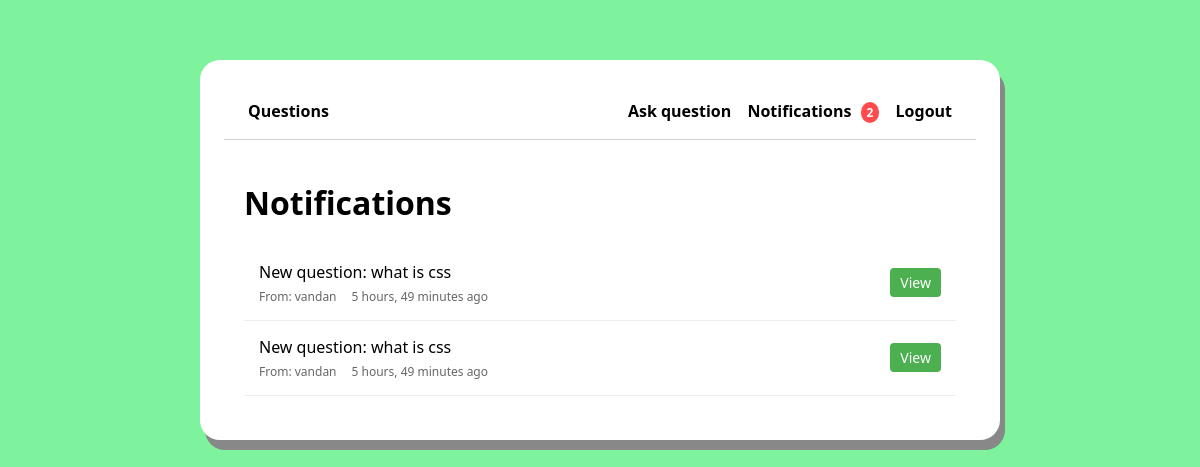
/notifications (signed in), run on an earlier commit of the app's database.
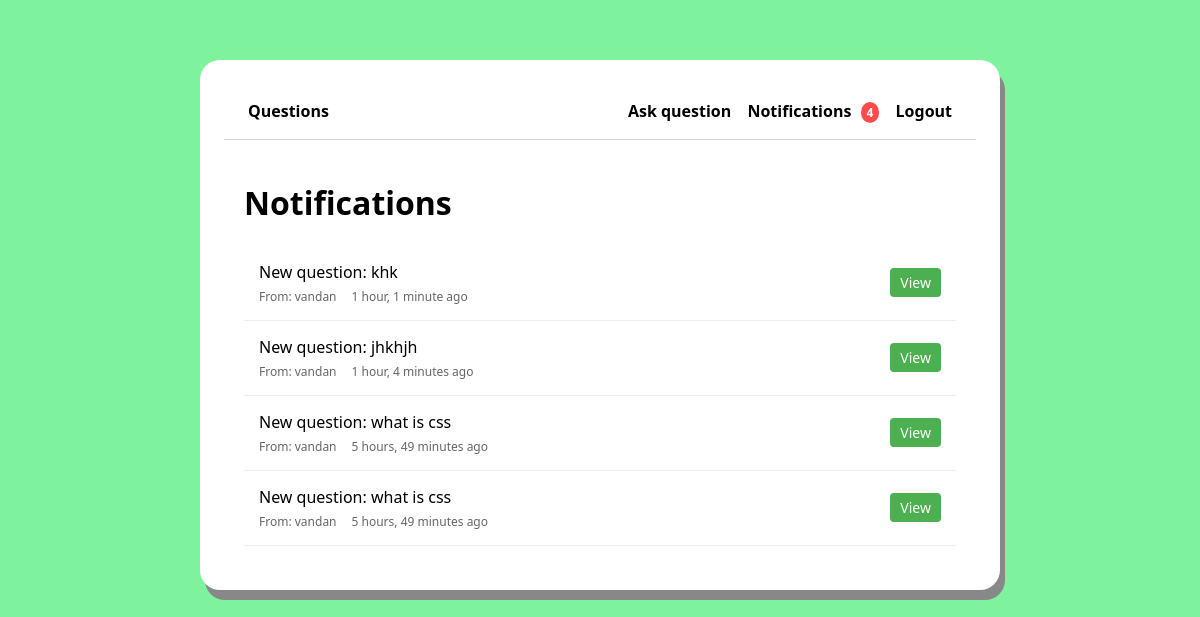
And on a later commit of the database.
### main/models.py (models this page shows, shortened)
class Notification(models.Model):
    NOTIFICATION_TYPES = (
        ('question', 'New Question'),
        ('response', 'New Response'),
        ('reply', 'New Reply'),
    )
    recipient = models.ForeignKey(User, on_delete=models.CASCADE, related_name='notifications')
    sender = models.ForeignKey(User, on_delete=models.CASCADE, related_name='sent_notifications')
    notification_type = models.CharField(max_length=20, choices=NOTIFICATION_TYPES)
    question = models.ForeignKey(Question, on_delete=models.CASCADE, null=True, blank=True)
    response = models.ForeignKey(Response, on_delete=models.CASCADE, null=True, blank=True)
    text = models.CharField(max_length=255)
    is_read = models.BooleanField(default=False)
    created_at = models.DateTimeField(auto_now_add=True)
    class Meta:
        ordering = ['-created_at']

### main/views.py (the view)
# urls.py: path('notifications', views.notificationsPage, name='notifications'),
@login_required(login_url='register')
def notificationsPage(request):
    notifications = Notification.objects.filter(recipient=request.user).order_by('-created_at')
    unread = notifications.filter(is_read=False)
    unread.update(is_read=True)
    context = {
        'notifications': notifications
    }
    return render(request, 'notifications.html', context)

### main/templates/notifications.html (shortened to what this page needs)
{% extends 'layouts/page.html' %}
{% block content %}
<div class="notifications-container">
    <h1>Notifications</h1>
    {% if notifications %}
        <div class="notifications-list">
            {% for notification in notifications %}
                <div class="notification-item {% if not notification.is_read %}unread{% endif %}">
                    <div class="notification-content">
                        <div class="notification-text">{{ notification.text }}</div>
                        <div class="notification-meta">
                            <span class="notification-sender">From: {{ notification.sender.username }}</span>
                            <span class="notification-time">{{ notification.created_at|timesince }} ago</span>
                        </div>
                    </div>
                    <div class="notification-actions">
                        {% if notification.question %}
                            <a href="{% url 'question' notification.question.id %}" class="view-link">View</a>
                        {% endif %}
                    </div>
                </div>
            {% endfor %}
        </div>
    {% else %}
        <p>You have no notifications.</p>
    {% endif %}
</div>
{% endblock %}

### main/templates/layouts/page.html (shortened to what this page needs)
{% load static %}
<!DOCTYPE html>
<html lang="en" dir="ltr">
  <head>
    <link rel="stylesheet" type="text/css" href="{% static 'css/styles.css' %}?{% now "U" %}"/>
    <link rel="stylesheet" type="text/css" href="{% static 'css/editor.css' %}?{% now "U" %}"/>
  </head>
  <body>
    <div class="main">
    {% include 'navbar.html' %}
    {% block content %}
    {% endblock %}
    </div>
  </body>
</html>

### main/templates/navbar.html
<nav class="navbar">
  <div class="main-menu">
    <ul>
      <li><a href="{% url 'index' %}">Questions</a></li>
    </ul>
  </div>
  <div class="user-menu">
    <ul>
      {% if user.is_authenticated %}
      <li><a href="{% url 'new-question' %}">Ask question</a></li>
      <li>
        <a href="{% url 'notifications' %}">
          Notifications
          {% if notifications %}
            <span class="notification-badge">{{ notifications|length }}</span>
          {% endif %}
        </a>
      </li>
      <li><a href="{% url 'logout' %}">Logout</a></li>
      {% else %}
      <li><a href="{% url 'login' %}">Login</a></li>
      <li><a href="{% url 'register' %}">Register</a></li>
      {% endif %}
    </ul>
  </div>
</nav>

### main/static/css/styles.css (style rules this page uses)
html, body { font-family: Segoe UI; background-color: #7ef29d; }
*, *::after, *::before { box-sizing: border-box; }
a { text-decoration: none; }
ul { list-style: none; padding: 0; }
.main { max-width: 800px; margin: 60px auto; padding: 24px; border-radius: 20px; background-color: white; box-shadow: 5px 10px #888888; }
.navbar { display: flex; flex-direction: row; justify-content: space-between; padding: 0 24px; border-bottom: 1px solid lightgray; }
.user-menu ul li a, .main-menu ul li a { color: black; font-weight: 700; }
.notification-badge { display: inline-block; background-color: #ff4b4b; color: white; border-radius: 50%; padding: 2px 6px; font-size: 12px; margin-left: 5px; font-weight: bold; }
.user-menu ul li { display: inline; margin-left: 12px; }

### main/templates/notifications.html (style rules this page uses)
.notifications-container { max-width: 800px; margin: 0 auto; padding: 20px; }
.notifications-list { margin-top: 20px; }
.notification-item { padding: 15px; border-bottom: 1px solid #eee; display: flex; justify-content: space-between; align-items: center; }
.notification-content { flex: 1; }
.notification-text { font-size: 16px; margin-bottom: 5px; }
.notification-meta { font-size: 12px; color: #666; display: flex; gap: 15px; }
.notification-actions { display: flex; gap: 10px; }
.view-link, .mark-read-link { padding: 5px 10px; text-decoration: none; border-radius: 4px; font-size: 14px; }
.view-link { background-color: #4CAF50; color: white; }

What changed in the data, as far as the page shows it:
added Notification: text "New question: khk", sender.username "vandan", created_at "1 hour, 1 minute", shows "View"
added Notification: text "New question: jhkhjh", sender.username "vandan", created_at "1 hour, 4 minutes", shows "View"
Also different on the page:
{{ notifications|length }}: "2" → "4"
